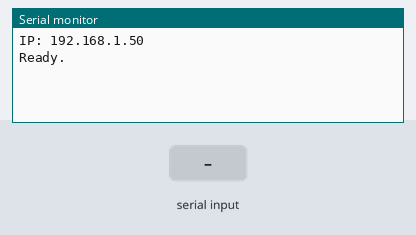
This sketch was run on a simulated ESP8266 (NodeMCU). On the bench: the last lines printed to the serial monitor. The inputs (shaded band) are chosen by the test bench. WiFi joins after 1.5 s; servers stay silent unless stated.

Above: at 2.8 s.
2.9 s: "MSG\n" received over Serial
At 3.8 s:
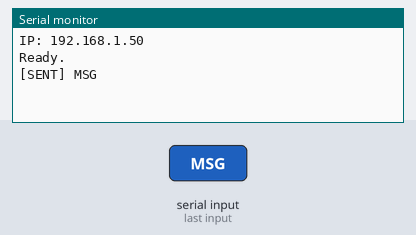
4.4 s: "ACK\n" received over Serial
At 5.0 s:
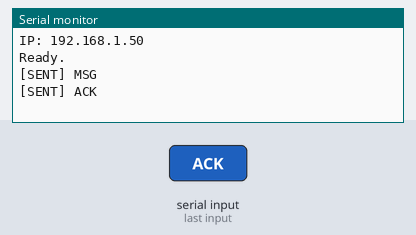
5.9 s: "90|45\n" received over Serial
At 7.1 s:
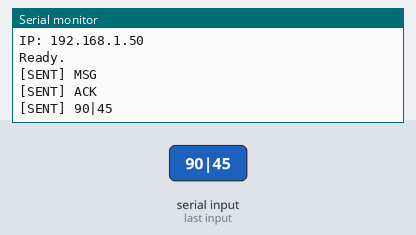
7.4 s: "5\n" received over Serial
At 8.5 s:
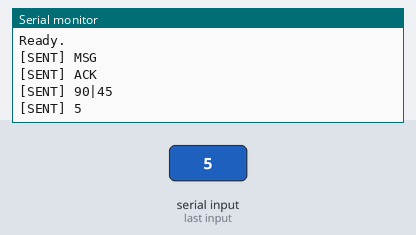

The sketch:

Board2.ino
```cpp
#include <ESP8266WiFi.h>
#include <WiFiUdp.h>

#define WIFI_SSID     "WIFI NAME"
#define WIFI_PASSWORD "WIFI PASS"

#define NODE_ID 'B'
#define PEER_IP "BOARD 1 IP"
#define PORT 5000

WiFiUDP udp;

uint16_t msgID = 1;
char rxBuf[256];
String input = "";

void setup() {
  Serial.begin(115200);

  WiFi.begin(WIFI_SSID, WIFI_PASSWORD);
  while (WiFi.status() != WL_CONNECTED) delay(200);

  Serial.print("IP: ");
  Serial.println(WiFi.localIP());

  udp.begin(PORT);
  Serial.println("Ready.");
}

void loop() {
  //RECEIVE
  int size = udp.parsePacket();
  if (size) {
    int len = udp.read(rxBuf, 255);
    rxBuf[len] = 0;

    String pkt = rxBuf;

    int p1 = pkt.indexOf('|');
    int p2 = pkt.indexOf('|', p1 + 1);

    uint16_t id = pkt.substring(0, p1).toInt();
    String type = pkt.substring(p1 + 1, p2);
    String data = pkt.substring(p2 + 1);

    if (type == "MSG") {
      Serial.println("[RECEIVED] " + data);

      udp.beginPacket(PEER_IP, PORT);
      udp.printf("%d|ACK|OK", id);
      udp.endPacket();
    }

    if (type == "ACK") {
      Serial.println("[DELIVERED]");
    }
  }

  //SEND
  while (Serial.available()) {
    char c = Serial.read();
    if (c == '\n' || c == '\r') {
      udp.beginPacket(PEER_IP, PORT);
      udp.printf("%d|MSG|%c:%s", msgID++, NODE_ID, input.c_str());
      udp.endPacket();

      Serial.println("[SENT] " + input);
      input = "";
    } else if (c != '\r') {
      input += c;
    }
  }
}
```

Measured:
- after the input at 2.9 s, the serial monitor: prints a new line at once (image 1)
- after the input at 4.4 s, the serial monitor: prints a new line at once (image 2)
- after the input at 5.9 s, the serial monitor: prints a new line at once (image 3)
- after the input at 7.4 s, the serial monitor: prints a new line at once (image 4)
